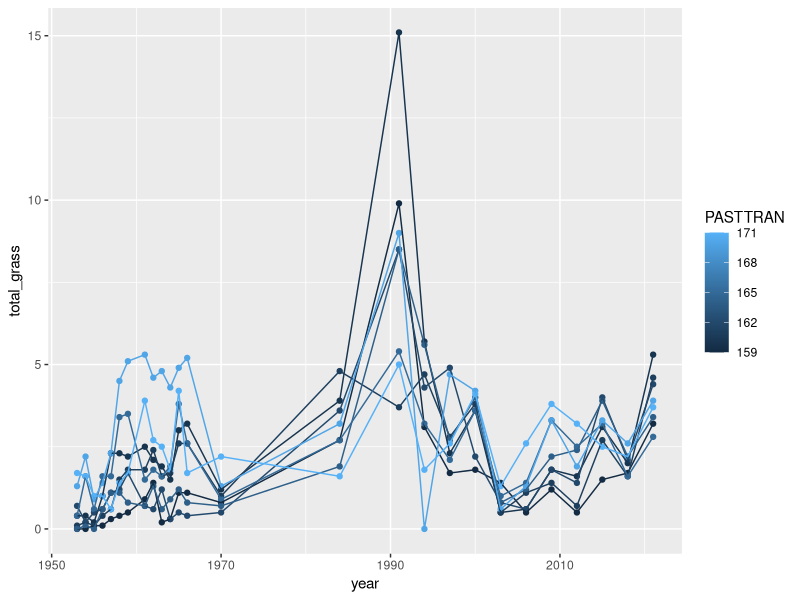
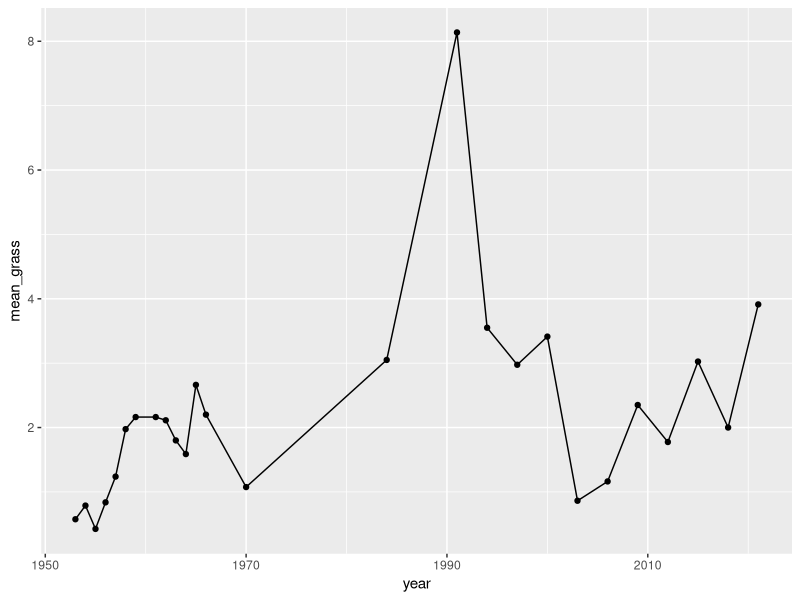
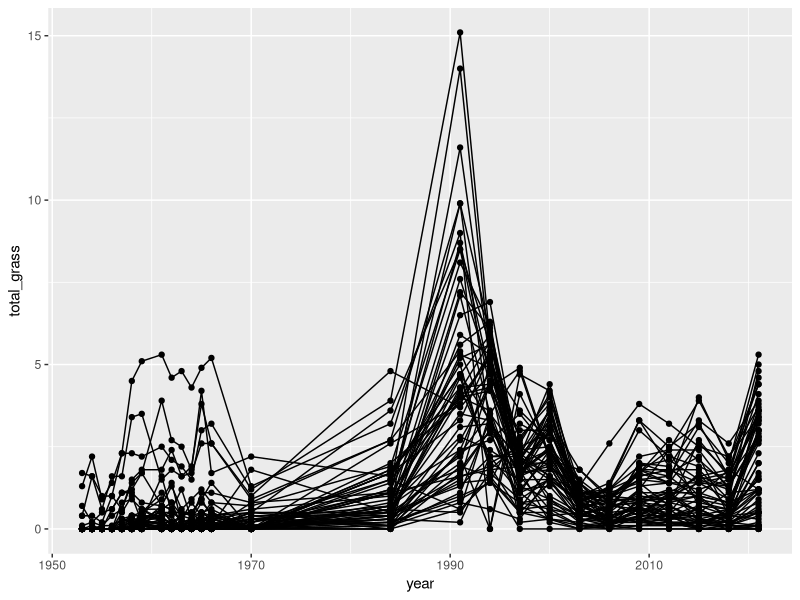
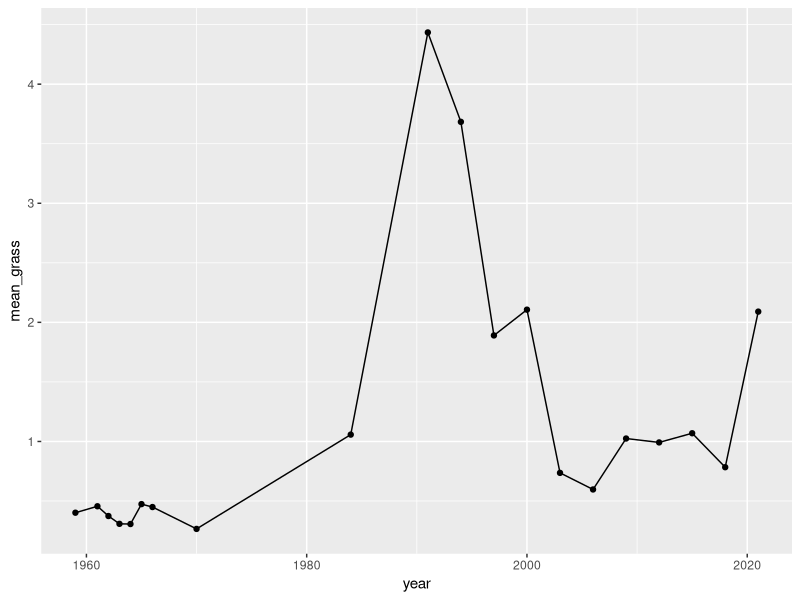

Recreate these plots in R, in order.
#' Santa Rita transect data
#' Data from https://ag.arizona.edu/SRER/data.html
#' 
#' Data citation: 
#'   McClaran, M. (2012): Santa Rita Experimental Range Long Term Transect Database. – In: Dengler, J., 
#'   Oldeland, J., Jansen, F., Chytrý, M., Ewald, J., Finckh, M., Glöckler, F., Lopez-Gonzalez, G., Peet, R.K., 
#'   Schaminée, J.H.J. [Eds.]: Vegetation databases for the 21st century. – Biodiversity & Ecology 4: 435–435. 
#'   DOI: 10.7809/b-e.00222.
#' 
#' Excluded transects that were treated for Mesquite control or burned
#' Longest running transects are 8 transects from pasture 8 (started in 1953; others began 1959 or later)
#' Summed grass species for each transect, took mean of the 8 transects
#' 
#' EMC 1/6/22
#' last run: 2/25/22

library(dplyr)
library(ggplot2)

raw = read.csv('other data sets/santa rita/transects/ltcover_2021Oct11.csv')

# choose which transects to use
#   exclude transects that have been treated to kill mesquite, or burned in any of the 3 fires
transectdat = raw %>% 
  dplyr::filter(MESQSTAT=='LIVE', X1994.Burn=='NO', X2017.Burn=='NO', X2018.Burn=='NO') %>%
  unique()

# grass species codes (from species_code_translation.txt, looked up on USDA PLANTS)
grasses = c('ANBA','ANCI','ANSC','ARFE','ARGL','ARGL1','ARIS','ASC','DICA','ERCU','MURE','PAOB','BOCH','BOCU','BOEL','BOER','BOFI',
            'BOHI','BORO','COPA','ENDE','ERAG','ERCH','ERCH1','ERIN','ERIN1','ERLE','ERPU','ERSU','HECO','HECO1','HIBE','LECO',
            'LEDU','LYPH','MUAR','MUEM','MUHL','MUPO','MUPO1','PAHA','PAMU','PECI','SEMA','SIHY','SPCO','SPOR','STIP','TRCA1',
            'TRMU','TRPU')

# shrub species -- included trees, yucca YUEL, and agave AGAV, AGPA3
shrubspecies = c('ACAN','ACCO','ACGR','AGAV','AGPA3','ALWR','FRAM','ANTH','ATCA','ATCO','BABR','BARA','BASA','CAER','CAAR','CARL',
                 'CEPA','CEPA2','CEFL','CEMI','DAWH','ENFR','EPTR','FOSP','FOSP2','GUSA','GUTI','APLA','HALA','HIEM','KRGR','KRPA',
                 'LATR','LYAN','LYPA','LYCI','LYTO','MIBI','MIBI3','MIDY','NOMI','PRVE','PRJU','PRJUV','QUEM','TRCA2','YUEL','COLY',
                 'COOB','ZIOB','EYPO')

# restrict transect data to grass species
transectgrass = dplyr::filter(transectdat, SPECIES %in% grasses) %>%
  dplyr::select(PASTTRAN, PASTURE, TRANSECT, SPECIES, YR1953:YR2021)

# pivot long
transectgrasslong = tidyr::pivot_longer(transectgrass, cols=YR1953:YR2021, names_to='y', values_to='cover_raw') %>%
  mutate(year = as.numeric(substr(y,3,6)),
         cover_ft = cover_raw/10)
# fill in NA
transectgrasslong$cover_ft[transectgrasslong$cover_ft<0] <- NA


# determine which transects were sampled in which years
alltransectsallyears = expand.grid(year=1953:2021, PASTTRAN=unique(transectgrasslong$PASTTRAN))

samplingdates = transectgrasslong %>%
  dplyr::filter(!is.na(cover_ft)) %>%
  dplyr::select(PASTTRAN, PASTURE, TRANSECT, year) %>%
  unique() %>%
  merge(alltransectsallyears, all=T) %>%
  mutate(sampled=rep(0))
samplingdates$sampled[!is.na(samplingdates$PASTURE)] <- 1

minmaxyear = samplingdates %>%
  dplyr::filter(sampled==1) %>%
  group_by(PASTTRAN) %>%
  summarize(minyear = min(year),
            maxyear = max(year),
            nyears = n_distinct(year))
# first years range from 1953-1975. 
# Restrict to longest-running, started in 1953 (all pasture 8)

selectedtransects = minmaxyear$PASTTRAN[minmaxyear$minyear<=1953]

# ==============================================================
# look at sampling history of selected transects
samplehist = samplingdates %>% dplyr::filter(PASTTRAN %in% selectedtransects) %>%
  dplyr::select(PASTTRAN, year, sampled) %>%
  tidyr::pivot_wider(id_cols=PASTTRAN, names_from=year, values_from=sampled)

# these transects were all sampled in selected years; between 1970 and 1984 shrubs were sampled but not grasses
selectedyears = c(1953:1959, 1961:1966, 1970,  1984, 1991, 1994, 1997, 2000, 2003, 2006, 2009, 2012, 2015, 2018, 2021)

# sum all grass species and plot data
dat = transectgrasslong %>% 
  dplyr::filter(PASTTRAN %in% selectedtransects, year %in% selectedyears) %>%
  group_by(PASTTRAN, PASTURE, TRANSECT, year) %>%
  summarize(total_grass = sum(cover_ft, na.rm=T))



ggplot(dat, aes(x=year, y=total_grass, color=PASTTRAN, group=PASTTRAN)) +
  geom_point() +
  geom_line()


# get mean of transects
meangrass = dat %>% group_by(year) %>%
  summarize(mean_grass = mean(total_grass))

ggplot(meangrass, aes(x=year, y=mean_grass)) +
  geom_point() +
  geom_line()

# write cleaned data to file
write.csv(meangrass, 'other data sets/santa rita/transects/pasture8_transects_mean.csv', row.names=F)



#================================================================
# look at more pastures

selectedtransects2 = minmaxyear$PASTTRAN[minmaxyear$minyear<=1959]

# look at sampling history of selected transects
samplehist = samplingdates %>% dplyr::filter(PASTTRAN %in% selectedtransects2) %>%
  dplyr::select(PASTTRAN, year, sampled) %>%
  tidyr::pivot_wider(id_cols=PASTTRAN, names_from=year, values_from=sampled)

# these transects were all sampled in selected years
selectedyears = c(1953:1959, 1961:1966, 1970,  
                  1984, 1991, 1994, 1997, 2000, 2003, 2006, 2009, 2012, 2015, 2018, 2021)

# sum all grass species and plot data
dat2 = transectgrasslong %>% 
  dplyr::filter(PASTTRAN %in% selectedtransects2, year %in% selectedyears) %>%
  group_by(PASTTRAN, PASTURE, TRANSECT, year) %>%
  summarize(total_grass = sum(cover_ft, na.rm=T))

ggplot(dat2, aes(x=year, y=total_grass, group=PASTTRAN)) +
  geom_point() +
  geom_line()

mean2 = dat2 %>% group_by(year) %>% summarize(mean_grass = mean(total_grass)) %>%
  dplyr::filter(year>=1959)

ggplot(mean2, aes(x=year, y=mean_grass)) +
  geom_point() +
  geom_line()

# ===============================================================
# look at shrub cover on pasture 8



pasture8 = dplyr::filter(raw, PASTTRAN %in% selectedtransects, !(SPECIES %in% grasses))
